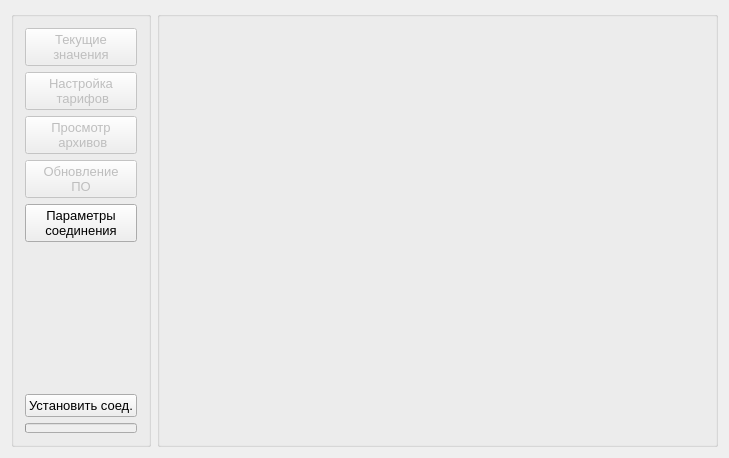
<?xml version="1.0" encoding="UTF-8"?>
<ui version="4.0">
 <class>Dialog</class>
 <widget class="QDialog" name="Dialog">
  <property name="geometry">
   <rect>
    <x>0</x>
    <y>0</y>
    <width>729</width>
    <height>458</height>
   </rect>
  </property>
  <property name="sizePolicy">
   <sizepolicy hsizetype="Expanding" vsizetype="Expanding">
    <horstretch>0</horstretch>
    <verstretch>0</verstretch>
   </sizepolicy>
  </property>
  <property name="font">
   <font>
    <pointsize>10</pointsize>
   </font>
  </property>
  <property name="windowTitle">
   <string>Конфигуратор электросчетчиков СТРИЖ</string>
  </property>
  <property name="sizeGripEnabled">
   <bool>false</bool>
  </property>
  <layout class="QGridLayout" name="gridLayout_2">
   <item row="0" column="0">
    <widget class="QGroupBox" name="verticalGroupBox">
     <property name="sizePolicy">
      <sizepolicy hsizetype="Fixed" vsizetype="Preferred">
       <horstretch>0</horstretch>
       <verstretch>0</verstretch>
      </sizepolicy>
     </property>
     <layout class="QVBoxLayout" name="verticalLayout">
      <item>
       <widget class="QPushButton" name="pushButton">
        <property name="enabled">
         <bool>false</bool>
        </property>
        <property name="minimumSize">
         <size>
          <width>100</width>
          <height>35</height>
         </size>
        </property>
        <property name="font">
         <font>
          <pointsize>10</pointsize>
          <weight>50</weight>
          <italic>false</italic>
          <bold>false</bold>
         </font>
        </property>
        <property name="text">
         <string>Текущие
значения</string>
        </property>
       </widget>
      </item>
      <item>
       <widget class="QPushButton" name="pushButton_2">
        <property name="enabled">
         <bool>false</bool>
        </property>
        <property name="minimumSize">
         <size>
          <width>100</width>
          <height>35</height>
         </size>
        </property>
        <property name="font">
         <font>
          <pointsize>10</pointsize>
          <weight>50</weight>
          <italic>false</italic>
          <bold>false</bold>
         </font>
        </property>
        <property name="text">
         <string>Настройка
 тарифов</string>
        </property>
       </widget>
      </item>
      <item>
       <widget class="QPushButton" name="pushButton_4">
        <property name="enabled">
         <bool>false</bool>
        </property>
        <property name="minimumSize">
         <size>
          <width>100</width>
          <height>35</height>
         </size>
        </property>
        <property name="font">
         <font>
          <pointsize>10</pointsize>
          <weight>50</weight>
          <italic>false</italic>
          <bold>false</bold>
         </font>
        </property>
        <property name="text">
         <string>Просмотр
 архивов</string>
        </property>
       </widget>
      </item>
      <item>
       <widget class="QPushButton" name="pushButton_6">
        <property name="enabled">
         <bool>false</bool>
        </property>
        <property name="minimumSize">
         <size>
          <width>100</width>
          <height>35</height>
         </size>
        </property>
        <property name="font">
         <font>
          <pointsize>10</pointsize>
          <weight>50</weight>
          <italic>false</italic>
          <bold>false</bold>
         </font>
        </property>
        <property name="text">
         <string>Обновление 
ПО</string>
        </property>
       </widget>
      </item>
      <item>
       <widget class="QPushButton" name="pushButton_3">
        <property name="sizePolicy">
         <sizepolicy hsizetype="Minimum" vsizetype="Fixed">
          <horstretch>0</horstretch>
          <verstretch>0</verstretch>
         </sizepolicy>
        </property>
        <property name="minimumSize">
         <size>
          <width>110</width>
          <height>0</height>
         </size>
        </property>
        <property name="font">
         <font>
          <pointsize>10</pointsize>
          <weight>50</weight>
          <bold>false</bold>
         </font>
        </property>
        <property name="text">
         <string>Параметры 
соединения</string>
        </property>
       </widget>
      </item>
      <item>
       <spacer name="verticalSpacer">
        <property name="orientation">
         <enum>Qt::Vertical</enum>
        </property>
        <property name="sizeType">
         <enum>QSizePolicy::Expanding</enum>
        </property>
        <property name="sizeHint" stdset="0">
         <size>
          <width>20</width>
          <height>40</height>
         </size>
        </property>
       </spacer>
      </item>
      <item>
       <widget class="QPushButton" name="pushButton_5">
        <property name="text">
         <string>Установить соед.</string>
        </property>
       </widget>
      </item>
      <item>
       <widget class="QProgressBar" name="progressBar_">
        <property name="enabled">
         <bool>false</bool>
        </property>
        <property name="sizePolicy">
         <sizepolicy hsizetype="Preferred" vsizetype="Fixed">
          <horstretch>0</horstretch>
          <verstretch>0</verstretch>
         </sizepolicy>
        </property>
        <property name="maximumSize">
         <size>
          <width>1000</width>
          <height>10</height>
         </size>
        </property>
        <property name="value">
         <number>0</number>
        </property>
        <property name="textVisible">
         <bool>false</bool>
        </property>
        <property name="format">
         <string>%p%</string>
        </property>
       </widget>
      </item>
     </layout>
    </widget>
   </item>
   <item row="0" column="1">
    <widget class="QGroupBox" name="gridGroupBox">
     <property name="sizePolicy">
      <sizepolicy hsizetype="Expanding" vsizetype="Expanding">
       <horstretch>0</horstretch>
       <verstretch>0</verstretch>
      </sizepolicy>
     </property>
     <layout class="QGridLayout" name="gridLayout"/>
    </widget>
   </item>
  </layout>
 </widget>
 <layoutdefault spacing="6" margin="11"/>
 <resources/>
 <connections/>
</ui>
